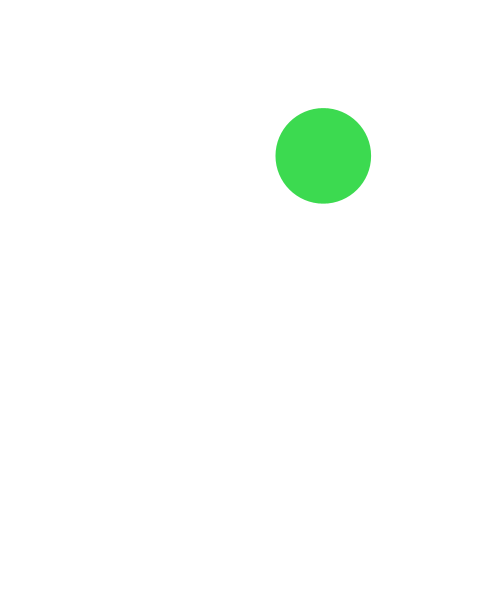
Frame 1 (no input)
Frame 60 (the mouse pressed at the canvas centre just before this capture): identical to frame 1, image omitted
Frame 120 (the mouse held since frame 60 and released just before this capture): identical to frame 1, image omitted

The Processing sketch that drew this single still picture (run headless with seeded random() and noise(); from frame 60 on, the mouse is pressed at the canvas centre):

// Processing sketch: ex01_ball_variables
// ── ex01_ball_variables.pde
// IMA NYU Shanghai
// Interaction Lab


float x, y, size;
color clr;


void setup() {
  size(500, 600);
  noStroke();

  x = random(width);
  y = random(height);
  size = random(10,100);
  clr = color(random(255),random(255),random(255));
}

void draw() {
  background(255);
  fill(clr);
  ellipse(x, y, size, size);
}
